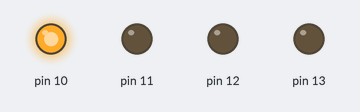
A sketch run on a simulated Arduino Uno, built with avr-gcc and run on an emulated ATmega328P. On the bench: output pins drawn as LEDs (lit = HIGH).

Above: at 0.1 s.
At 1.1 s:
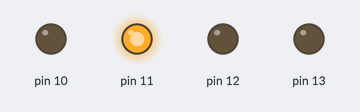
At 2.1 s:
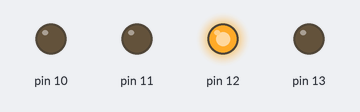
At 3.1 s:
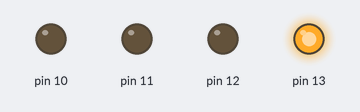
At 15.1 s:
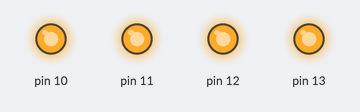
At 28.1 s:
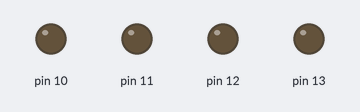
Timing chart, 0 to 29.6 s (numbered marks = the images above):
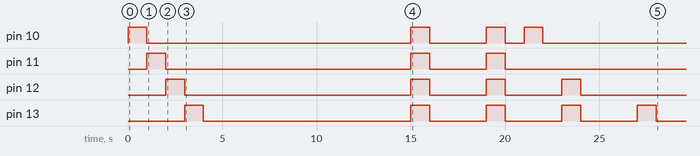

Measured:
- by itself, pin 10: LOW → HIGH at 0.00 s, → LOW 1.0 s later, → HIGH 14.0 s later, → LOW 1.0 s later, … (8 changes in this stretch)
- by itself, pin 11: goes HIGH 1.0 s, LOW 13.0 s, HIGH 1.0 s, LOW 3.0 s, HIGH 1.0 s, then LOW
- by itself, pin 12: LOW → HIGH at 2.0 s, → LOW 1.0 s later, → HIGH 12.0 s later, → LOW 1.0 s later, … (8 changes in this stretch)
- by itself, pin 13: goes HIGH 1.0 s, LOW 11.0 s, 3 × (HIGH 1.0 s, LOW 3.0 s), HIGH 1.0 s, then LOW

The sketch:

leds_binaryClock.ino
```cpp
void setup() {
  // put your setup code here, to run once:
  pinMode(13, OUTPUT);
  pinMode(12, OUTPUT);
  pinMode(11, OUTPUT);
  pinMode(10, OUTPUT);


}

struct Light{
  public:
   int pin;
   int dellay = 1000;
 };

Light led;


int pin =0;


void setPins(){
  int i = pow(2, led.pin);

  if(i%2==1){
    digitalWrite(10,HIGH);
  }
  else{
    digitalWrite(10,LOW);
  }

  i = i>>1;

  if(i%2==1){
    digitalWrite(11,HIGH);
  }
  else{
    digitalWrite(11,LOW);
  }

  i = i>>1;

  if(i%2==1){
    digitalWrite(12,HIGH);
  }
  else{
    digitalWrite(12,LOW);
  }

  i = i>>1;

  if(i%2==1){
    digitalWrite(13,HIGH);
  }
  else{
    digitalWrite(13,LOW);
  }

}


void loop() {
  led.pin=pin;//pow(2,pin);
  setPins();
  delay(led.dellay);
  pin+=1;
}
```
